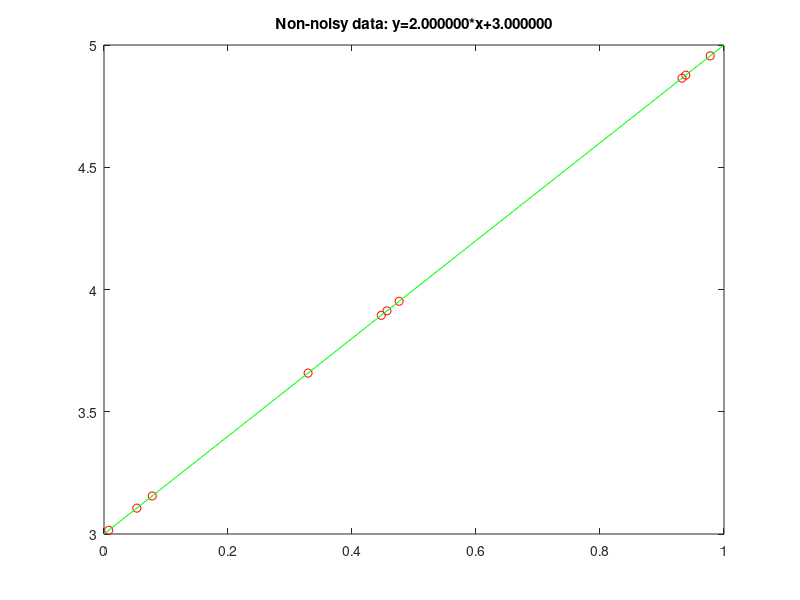
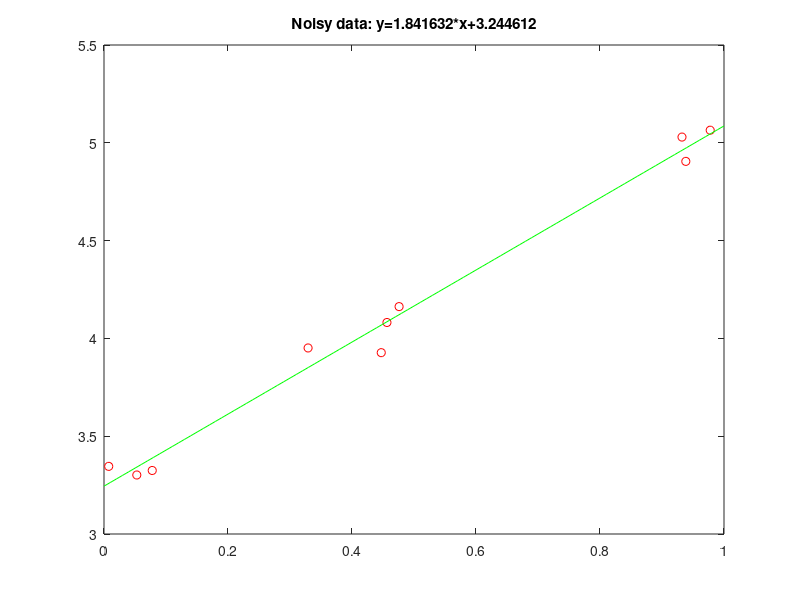

Recreate these plots in MATLAB, in order.
% Fitting a best-fit line to data, both noisy and non-noisy
x = rand(1,10);
n = 0.4*rand(size(x)); % Noise
y = 2*x + 3; % x and y satisfy y = 2*x + 3
yn = y + n; % x and yn roughly satisfy yn = 2*x + 3 due to the noise
% Determine coefficients for non-noisy line y=m1*x+b1
Xcolv = x(:); % Make X a column vector
Ycolv = y(:); % Make Y a column vector
Const = ones(size(Xcolv)); % Vector of ones for constant term
Coeffs = [Xcolv Const]\Ycolv; % Find the coefficients
m1 = Coeffs(1);
b1 = Coeffs(2);
% To fit another function to this data, simply change the first 
% matrix on the line defining Coeffs
% For example, this code would fit a quadratic 
% y = Coeffs(1)*x^2+Coeffs(2)*x+Coeffs(3)
% Coeffs = [Xcolv.^2 Xcolv Const]\Ycolv; 
% Note the .^ before the exponent of the first term
% Plot the original points and the fitted curve
figure
plot(x,y,'ro')
hold on
x2 = 0:0.01:1;
y2 = m1*x2+b1; % Evaluate fitted curve at many points
plot(x2, y2, 'g-')
title(sprintf('Non-noisy data: y=%f*x+%f',m1,b1))

% Determine coefficients for noisy line yn=m2*x+b2
Xcolv = x(:); % Make X a column vector
Yncolv = yn(:); % Make Yn a column vector
Const = ones(size(Xcolv)); % Vector of ones for constant term
NoisyCoeffs = [Xcolv Const]\Yncolv; % Find the coefficients
m2 = NoisyCoeffs(1);
b2 = NoisyCoeffs(2);
% Plot the original points and the fitted curve
figure
plot(x,yn,'ro')
hold on
x2 = 0:0.01:1;
yn2 = m2*x2+b2;
plot(x2, yn2, 'g-')
title(sprintf('Noisy data: y=%f*x+%f',m2,b2))